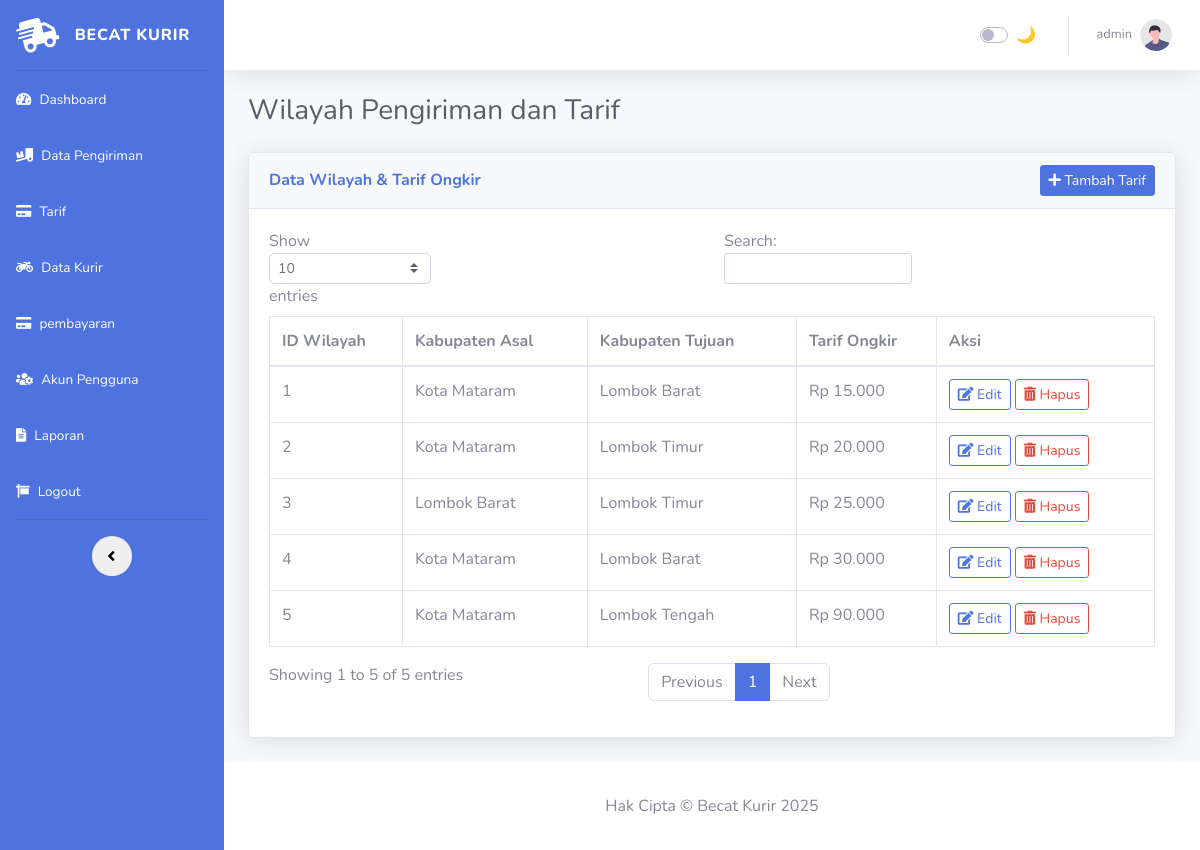
Screenshot of /admin-kurir/data_tarif.php (signed in) with the database file from the repository.
### tables this page shows
CREATE TABLE `tbl_tarif` (
  `id_tarif` int NOT NULL,
  `id_kab_asal` int DEFAULT NULL,
  `id_kab_tujuan` int DEFAULT NULL,
  `tarif` decimal(12,2) DEFAULT NULL
);

CREATE TABLE `tbl_kabupaten` (
  `id_kab` int NOT NULL,
  `nama_kabupaten` varchar(30) DEFAULT NULL
);

### admin-kurir/data_tarif.php (the view, shortened to what this page needs)
<!DOCTYPE html>
<html lang="id">
<?php include 'head.php'; ?>
<body id="page-top">
    <div id="wrapper">
        <?php include 'sidebar.php'; ?>
        <div id="content-wrapper" class="d-flex flex-column">
            <div id="content">
                <?php include 'navbar.php'; ?>
                <div class="container-fluid">
                    <h1 class="h3 mb-4 text-gray-800">Wilayah Pengiriman dan Tarif</h1>
                    <div class="card shadow mb-4">
                        <div class="card-header d-flex justify-content-between align-items-center">
                            <h6 class="m-0 font-weight-bold text-primary">Data Wilayah & Tarif Ongkir</h6>
                            <?php if (isset($_SESSION['level']) && $_SESSION['level'] !== 'kurir'): ?>
                            <button class="btn btn-primary btn-sm" data-toggle="modal"
                                data-target="#modalTambahWilayah">
                                <i class="fas fa-plus"></i> Tambah Tarif
                            </button>
                            <?php endif; ?>
                        </div>
                        <div class="card-body">
                            <table class="table table-bordered" id="dataTable">
                                <thead>
                                    <tr>
                                        <th>ID Wilayah</th>
                                        <th>Kabupaten Asal</th>
                                        <th>Kabupaten Tujuan</th>
                                        <th>Tarif Ongkir</th>
                                        <?php if (isset($_SESSION['level']) && $_SESSION['level'] !== 'kurir'): ?>
                                        <th>Aksi</th>
                                        <?php endif; ?>
                                    </tr>
                                </thead>
                                <tbody>
                                    <?php
                                   $query = "SELECT
    t.id_tarif,
    kab_asal.nama_kabupaten AS kabupaten_asal,
    kab_tujuan.nama_kabupaten AS kabupaten_tujuan,
    t.tarif
FROM
    tbl_tarif t
JOIN
    tbl_kabupaten kab_asal ON t.id_kab_asal = kab_asal.id_kab
JOIN
    tbl_kabupaten kab_tujuan ON t.id_kab_tujuan = kab_tujuan.id_kab";
                                    $result = mysqli_query($conn, $query);
                                    while ($row = mysqli_fetch_assoc($result)) {
                                    ?>
                                    <tr>
                                        <td><?php echo $row['id_tarif']; ?></td>
                                        <td><?php echo $row['kabupaten_asal']; ?></td>
                                        <td><?php echo $row['kabupaten_tujuan']; ?></td>
                                        <td>Rp <?php echo number_format($row['tarif'], 0, ',', '.'); ?></td>
                                        <?php if (isset($_SESSION['level']) && $_SESSION['level'] !== 'kurir'): ?>
                                        <td>
                                            <a href="edit_tarif.php?id=<?php echo $row['id_tarif']; ?>"
                                                class="btn btn-outline-primary btn-sm">
                                                <i class="fas fa-edit"></i> Edit
                                            </a>
                                            <a href="hapus_tarif.php?id=<?php echo $row['id_tarif']; ?>"
                                                onclick="return confirm('Yakin ingin menghapus data ini?')"
                                                class="btn btn-outline-danger btn-sm">
                                                <i class="fas fa-trash-alt"></i> Hapus
                                            </a>
                                        </td>
                                        <?php endif; ?>
                                    </tr>
                                    <?php
                                    }
                                    ?>
                                </tbody>
                            </table>
                        </div>
                    </div>
                </div>
            </div>
            <?php include 'footer.php'; ?>
        </div>
    </div>
</body>
</html>

### rows the page displays
tbl_tarif: id_tarif "1", id_kab_asal.nama_kabupaten "Kota Mataram", id_kab_tujuan.nama_kabupaten "Lombok Barat", tarif "15.000"
tbl_tarif: id_tarif "2", id_kab_asal.nama_kabupaten "Kota Mataram", id_kab_tujuan.nama_kabupaten "Lombok Timur", tarif "20.000"
tbl_tarif: id_tarif "3", id_kab_asal.nama_kabupaten "Lombok Barat", id_kab_tujuan.nama_kabupaten "Lombok Timur", tarif "25.000"
tbl_tarif: id_tarif "4", id_kab_asal.nama_kabupaten "Kota Mataram", id_kab_tujuan.nama_kabupaten "Lombok Barat", tarif "30.000"
tbl_tarif: id_tarif "5", id_kab_asal.nama_kabupaten "Kota Mataram", id_kab_tujuan.nama_kabupaten "Lombok Tengah", tarif "90.000"

### other values shown
$_SESSION['username'] "admin"
